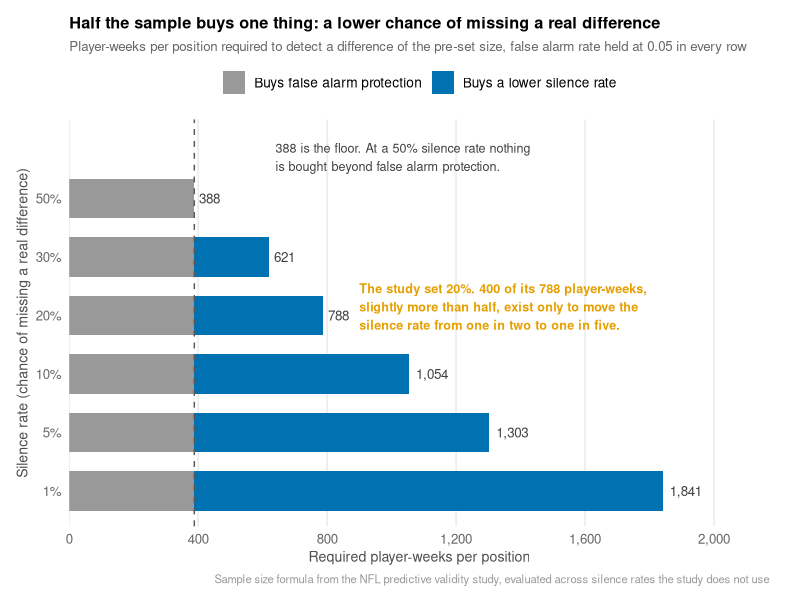
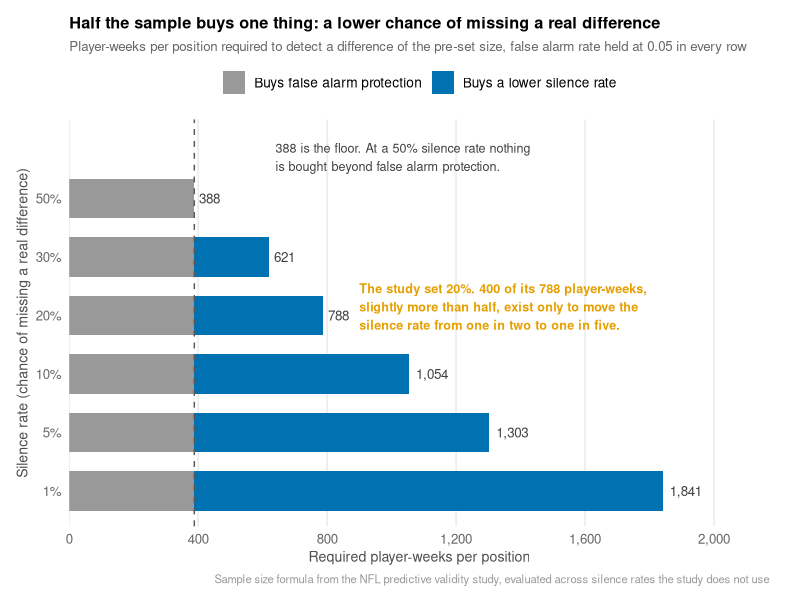
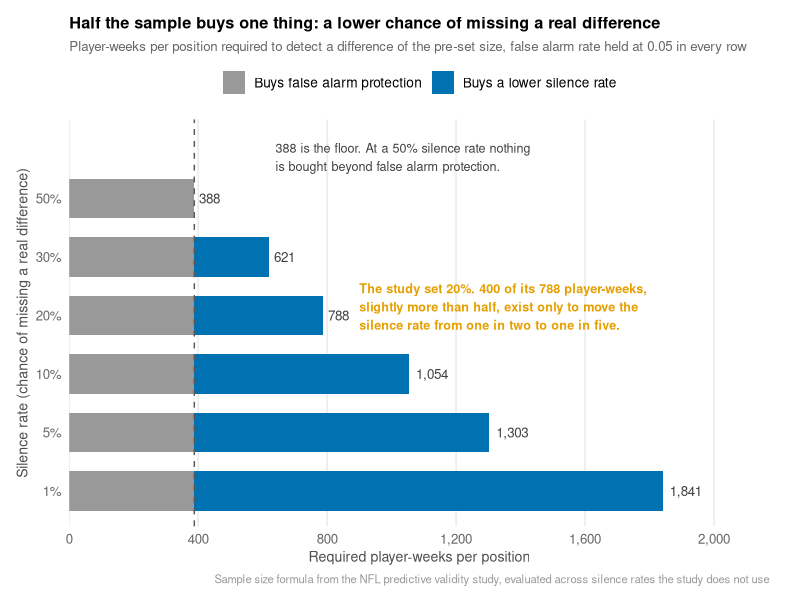

Source code (R) for these figures, in order:
# =====================================================================
# create_stats_post25_visuals.R
# Statistics Series Post 25: Type II Error
#
# Single panel. Required sample size decomposed into the false-alarm
# floor (constant, anchored at zero) and the portion bought to lower
# the silence rate.
#
# All values hardcoded from verified console output of
# pull_stats_post25_type2_data.R. Nothing is re-simulated here.
#
# Render confirmed by Christian. Defects found in the first render and
# fixed below: inverted stack order, clipped title, annotation collision.
# =====================================================================

library(ggplot2)
library(dplyr)
library(scales)
library(tidyr)
library(here)
library(glue)

# ---- CONFIGURATION --------------------------------------------------
OUT_DIR     <- here("stats_posts", "output", "plots")
FILE_PREFIX <- "stats_post25_"
PLOT_W      <- 8
PLOT_H      <- 5.333        # 8 x 5.333 at 300 dpi = 2400 x 1600
PLOT_DPI    <- 300

NAVY  <- "#0072B2"   # portion bought to lower the silence rate
GRAY  <- "#999999"   # false-alarm floor, constant across every row
GOLD  <- "#E69F00"   # the study's actual setting

if (!dir.exists(OUT_DIR)) dir.create(OUT_DIR, recursive = TRUE)

# ---- VERIFIED DATA (hardcoded from console output) ------------------
# Section 2 sweep: alpha 0.05, mde_q 0.10 held fixed in every row.
sweep <- tibble::tibble(
  miss_rate  = c(0.50, 0.30, 0.20, 0.10, 0.05, 0.01),
  required_n = c(388L, 621L, 788L, 1054L, 1303L, 1841L)
)

FLOOR_N   <- 388L    # miss rate 0.50, z_beta = 0.000000
PROJECT_N <- 788L    # miss rate 0.20, the study's setting

plot_data <- sweep %>%
  mutate(
    floor_n     = FLOOR_N,
    bought_n    = required_n - FLOOR_N,
    label_miss  = paste0(format(miss_rate * 100, trim = TRUE), "%"),
    is_project  = miss_rate == 0.20
  )

# ---- PRE-BUILD ASSERTIONS -------------------------------------------
# Minimum pre-delivery visualization assertion
stopifnot(
  "Chart has no non-NA cells" =
    sum(!is.na(plot_data$required_n)) > 0,
  "Chart has fewer than 2 data points" =
    nrow(plot_data) >= 2
)

# Code-level checks validating the post's central claims
stopifnot(
  "Floor row must have zero bought portion" =
    plot_data$bought_n[plot_data$miss_rate == 0.50] == 0L,
  "Floor must equal the verified 388" =
    plot_data$required_n[plot_data$miss_rate == 0.50] == 388L,
  "Project setting must equal the verified 788" =
    plot_data$required_n[plot_data$miss_rate == 0.20] == 788L,
  "Post claims 400 player-weeks buy the silence reduction" =
    PROJECT_N - FLOOR_N == 400L,
  "Post claims slightly more than half the sample is the bought portion" =
    (PROJECT_N - FLOOR_N) / PROJECT_N > 0.50,
  "Floor must be constant across every row" =
    length(unique(plot_data$floor_n)) == 1L,
  "Required n must increase as miss rate falls" =
    all(diff(rev(plot_data$required_n)) < 0),
  "Bought portion must be non-negative everywhere" =
    all(plot_data$bought_n >= 0L),
  "Stack components must reconcile to the total" =
    all(plot_data$floor_n + plot_data$bought_n == plot_data$required_n),
  "Exactly one row is flagged as the project setting" =
    sum(plot_data$is_project) == 1L,
  "No missing values in any plotted column" =
    !any(is.na(plot_data %>% select(miss_rate, floor_n, bought_n)))
)
message("All pre-build assertions passed.")

# ---- RESHAPE FOR STACKING -------------------------------------------
stack_data <- plot_data %>%
  select(label_miss, miss_rate, floor_n, bought_n) %>%
  pivot_longer(
    cols      = c(floor_n, bought_n),
    names_to  = "component",
    values_to = "n"
  ) %>%
  mutate(
    component = factor(
      component,
      levels = c("floor_n", "bought_n"),
      labels = c("Buys false alarm protection",
                 "Buys a lower silence rate")
    ),
    # ascending miss rate -> ggplot draws lowest at bottom, so
    # reverse for a top-down read from 50% down to 1%
    label_miss = factor(label_miss,
                        levels = rev(plot_data$label_miss))
  )

stopifnot(
  "Reshape lost or duplicated rows" =
    nrow(stack_data) == nrow(plot_data) * 2L
)

# ---- BUILD PANEL ----------------------------------------------------
p <- ggplot(stack_data, aes(x = n, y = label_miss, fill = component)) +
  # reverse = TRUE puts the first factor level (the floor) at x = 0
  geom_col(width = 0.68, position = position_stack(reverse = TRUE)) +
  geom_vline(xintercept = FLOOR_N, linetype = "dashed",
             color = "gray35", linewidth = 0.5) +
  scale_fill_manual(values = c(
    "Buys false alarm protection" = GRAY,
    "Buys a lower silence rate"   = NAVY
  )) +
  scale_x_continuous(
    labels = scales::comma,
    breaks = seq(0, 2000, by = 400),
    expand = expansion(mult = c(0, 0.18))
  ) +
  scale_y_discrete(expand = expansion(add = c(0.6, 1.35))) +
  geom_text(
    data = plot_data %>%
      mutate(label_miss = factor(label_miss,
                                 levels = rev(plot_data$label_miss))),
    aes(x = required_n, y = label_miss,
        label = scales::comma(required_n)),
    inherit.aes = FALSE,
    hjust = -0.22, size = 3.4, color = "gray25"
  ) +
  # Placed fully above the top bar, clear of the 388 total label
  annotate("text", x = 640, y = 6.95,
           label = "388 is the floor. At a 50% silence rate nothing\nis bought beyond false alarm protection.",
           hjust = 0, vjust = 1, size = 3.2, color = "gray25") +
  annotate("text", x = 900, y = 4.55,
           label = "The study set 20%. 400 of its 788 player-weeks,\nslightly more than half, exist only to move the\nsilence rate from one in two to one in five.",
           hjust = 0, vjust = 1, size = 3.2, color = GOLD,
           fontface = "bold") +
  labs(
    title    = "Half the sample buys one thing: a lower chance of missing a real difference",
    subtitle = "Player-weeks per position required to detect a difference of the pre-set size, false alarm rate held at 0.05 in every row",
    x        = "Required player-weeks per position",
    y        = "Silence rate (chance of missing a real difference)",
    fill     = NULL,
    caption  = "Sample size formula from the NFL predictive validity study, evaluated across silence rates the study does not use"
  ) +
  theme_minimal(base_size = 12) +
  theme(
    plot.title       = element_text(face = "bold", size = rel(0.98), hjust = 0),
    plot.subtitle    = element_text(color = "gray40", size = rel(0.80), hjust = 0),
    plot.caption     = element_text(color = "gray60", size = rel(0.68), hjust = 1),
    axis.title       = element_text(color = "gray30", size = rel(0.85)),
    axis.text        = element_text(color = "gray40"),
    panel.grid.minor = element_blank(),
    panel.grid.major.y = element_blank(),
    legend.position  = "top",
    legend.text      = element_text(size = rel(0.82)),
    plot.margin      = margin(12, 22, 10, 12)
  )

print(p)

# ---- POST-BUILD DRAW-ORDER CHECK ------------------------------------
# Inspects rendered geometry, not input data. Catches the inverted-stack
# defect that data-level assertions cannot see.
built      <- ggplot_build(p)$data[[1]]
floor_bars <- built[built$fill == GRAY, ]
stopifnot(
  "Floor segment must start at x = 0 in every bar" =
    all(abs(floor_bars$xmin) < 1e-8),
  "Floor segment must end at 388 in every bar" =
    all(abs(floor_bars$xmax - FLOOR_N) < 1e-8)
)
message("Draw-order check passed: floor anchored at zero in all bars.")

# ---- EXPORT ---------------------------------------------------------
png_path <- file.path(OUT_DIR, paste0(FILE_PREFIX, "sample_size_split.png"))
ggsave(png_path, plot = p, width = PLOT_W, height = PLOT_H, dpi = PLOT_DPI)
cat("Saved PNG:", png_path, "\n")

if (requireNamespace("svglite", quietly = TRUE)) {
  svg_path <- file.path(OUT_DIR, paste0(FILE_PREFIX, "sample_size_split.svg"))
  ggsave(svg_path, plot = p, width = PLOT_W, height = PLOT_H)
  cat("Saved SVG:", svg_path, "\n")
} else {
  cat("svglite not installed. SVG skipped, PNG written.\n")
}

# ---- CONSOLE SUMMARY ------------------------------------------------
cat("\n---- POST 25 VISUAL SUMMARY ----\n")
cat(glue("Rows plotted        : {nrow(plot_data)}\n"))
cat(glue("Floor (n)           : {FLOOR_N} at a 50% silence rate\n"))
cat(glue("Project setting (n) : {PROJECT_N} at a 20% silence rate\n"))
cat(glue("Bought portion      : {PROJECT_N - FLOOR_N} player-weeks ",
         "({round(100 * (PROJECT_N - FLOOR_N) / PROJECT_N, 1)}% of the sample)\n"))
cat(glue("Output size         : {PLOT_W * PLOT_DPI} x {round(PLOT_H * PLOT_DPI)} px\n"))
cat("--------------------------------\n")
